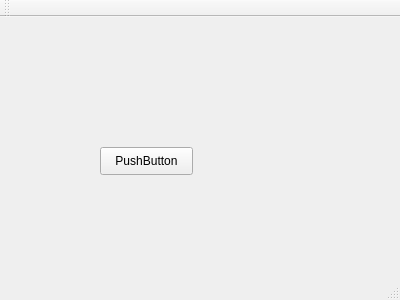
<?xml version="1.0" encoding="UTF-8"?>
<ui version="4.0">
 <class>CalcView</class>
 <widget class="QMainWindow" name="CalcView">
  <property name="geometry">
   <rect>
    <x>0</x>
    <y>0</y>
    <width>400</width>
    <height>300</height>
   </rect>
  </property>
  <property name="windowTitle">
   <string>CalcView</string>
  </property>
  <widget class="QWidget" name="centralWidget">
   <widget class="QPushButton" name="pushButton">
    <property name="geometry">
     <rect>
      <x>100</x>
      <y>130</y>
      <width>93</width>
      <height>28</height>
     </rect>
    </property>
    <property name="text">
     <string>PushButton</string>
    </property>
   </widget>
  </widget>
  <widget class="QMenuBar" name="menuBar">
   <property name="geometry">
    <rect>
     <x>0</x>
     <y>0</y>
     <width>400</width>
     <height>26</height>
    </rect>
   </property>
  </widget>
  <widget class="QToolBar" name="mainToolBar">
   <attribute name="toolBarArea">
    <enum>TopToolBarArea</enum>
   </attribute>
   <attribute name="toolBarBreak">
    <bool>false</bool>
   </attribute>
  </widget>
  <widget class="QStatusBar" name="statusBar"/>
 </widget>
 <layoutdefault spacing="6" margin="11"/>
 <resources/>
 <connections/>
</ui>
